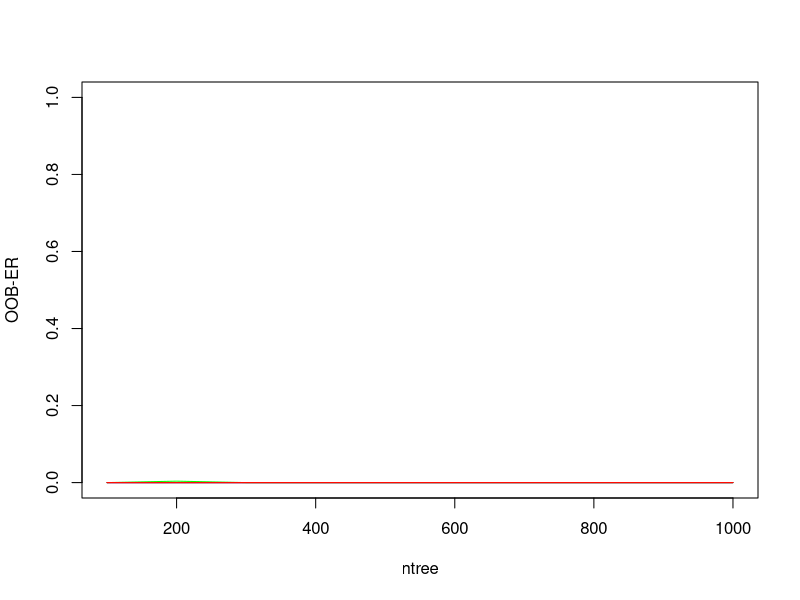
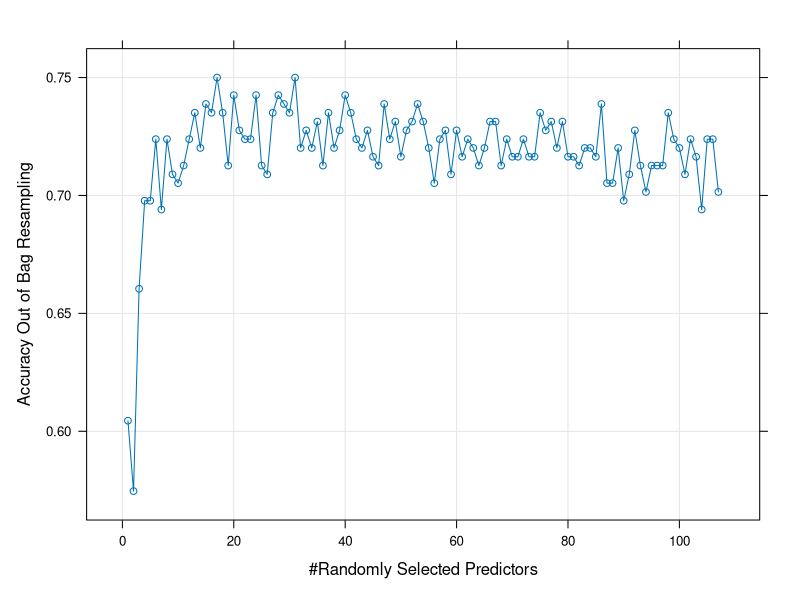
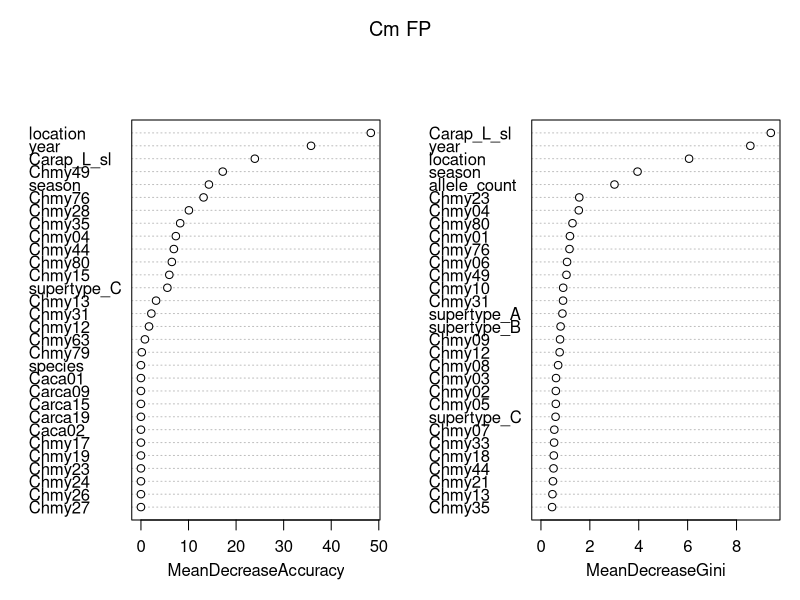
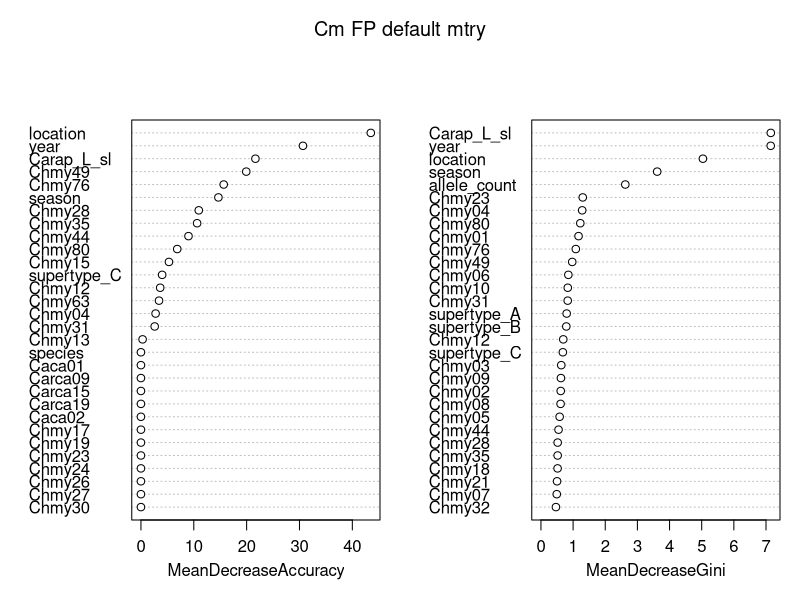

Write R code to recreate these figures, in order.
## Classification random forest for FP occurence in C. mydas

library(randomForest)
library(caret)
library(dplyr)

# read in data

data_full <- read.csv("classI_juveniles_morpho_FP_v3.csv") # this includes C. mydas and C. caretta records

data_full <- data_full %>% filter(!is.na(Carap_L_sl)) # remove any record without straight carapace length (SCL) measurement (just 1)

# variables: sample ID, location, spp, year, FP, paps_regressed, season, allele count, all alleles, supertypes A, B, C, and SCL ("Carap_L_sl" from database download)
data_full <- data_full[c(1, 6, 7, 11, 14, 16, 19:139, 142)] 
colnames(data_full)

data_full <- data_full %>% mutate(location = tolower(location))

# Convert sample ID to character
data_full$sample_ID = as.character(data_full$sample_ID)

# Convert location, species, FP, paps_regressed, season, and all alleles, all supertypes to factors
col_names <- names(data_full)
col_names

data_full[col_names[2:3]] <- lapply(data_full[col_names[2:3]], factor) # location and species

data_full[col_names[5:7]] <- lapply(data_full[col_names[5:7]], factor) # FP,paps_regressed, season

data_full[col_names[9:127]] <- lapply(data_full[col_names[9:127]], factor) # alleles and supertypes


# Convert allele count, SCL, to numeric
data_full$allele_count <- as.numeric(data_full$allele_count)
data_full$Carap_L_sl <- as.numeric(data_full$Carap_L_sl)

sapply(data_full, class)
sapply(data_full, levels)

## Subset to just FP with just C. mydas.

data <- data_full %>% filter(species == "Chelonia mydas") # keep just the Cm; 268 individuals

# as a result of filtering to just Cm individuals, the following alleles are no longer relevant (they were found just in Cc) and can be removed

data <- subset(data, select = -c(Carca32, Carca14, Carca11, Carca16, Carca17, Carca27, Carca13, Carca56, Caca03, Carca28, Carca109, Caca04, Caca05, Carca25, Caca06, Caca07, Caca08, Carca81))

# remove paps_smooth_regressed variable, which is part of a separate model ("RandomForest_TumorRegression.R").
data <- data[,-6]

colnames(data)


# Check for imbalance in response variable (FP)
length(which(data$FP==0)) #162 Cm without FP
length(which(data$FP==1)) #106 Cm with FP, for ~39.55% FP. This is unbalanced enough that we need to account for it by over-sampling the under-represented class (FP positive) and under-sampling the over-represented class (FP negative). Set the sampsize parameter to 2/3 of the under-represented class, and use that sample size in conjunction with the strata option when building the random trees and when training.

# there are 106 FP positive individuals; 106*(2/3) = 70.7 = 71 individuals, so we'll sample 71 FP positive individuals and 71 FP negative individuals for the training data set so that the resutling tree forest is not biased.

sample_size <- c(71,71) # will use subsequently with strata.

# Random Forest analysis

# Optimize mtry parameter. Default for RF classification is sqrt(p) where p is the number of variables in the dataframe.
# let's also run mtry values of sqrt(p), 2*sqrt(p), 0.1(p), 0.2(p), p/3, in addition to p, where p is the number of variables.
# Run each mtry at ntree= 100 to 1000 (by increments of 100), looking for plateau where the out of bag error rate (OOB-ER) is minimized while also maximizing the RF algorithm. The mtry value that minimizes the OOB-ER will be chosen for subsequent analyses.

# We are using 107 variables to explain FP occurence (this excludes the first column, which is sample ID, and FP occurence which is the response)

results_optimization <- matrix(data=NA , nrow = 0, ncol = 3) # create matrix that the following loop will dump info into
for (i in seq(from = 100, to = 1000 , by = 100)){  # values of ntree
  print(i)
  for (j in c(10.3, 20.7, 10.7, 21.4, 35.7, 107)){    #values of mtry based on 107 total predictors
    rf_ij <- randomForest(x = data[,2:109], y = as.factor(data$FP), importance=TRUE ,proximity=TRUE, ntree=i, mtry=j, strata=as.factor(data$FP), sampsize=sample_size)
    results_optimization <- rbind(results_optimization, c(i,j,tail(rf_ij$err.rate,1)[1]))
  }
}

# Clean up the file format
results_optimization<-as.data.frame(results_optimization)
colnames(results_optimization)<-c("ntree", "mtry","OOB_ER")

# Now plot results to see if there's a plateau
plot(results_optimization$ntree[results_optimization$mtry == 10.3],results_optimization$OOB_ER[results_optimization$mtry == 10.3], type="l", col="black", xlab="ntree",ylab="OOB-ER",ylim=c(0,1))
lines(results_optimization$ntree[results_optimization$mtry == 20.7],results_optimization$OOB_ER[results_optimization$mtry == 20.7], col="blue")
lines(results_optimization$ntree[results_optimization$mtry == 10.7],results_optimization$OOB_ER[results_optimization$mtry == 10.7], col="green")
lines(results_optimization$ntree[results_optimization$mtry == 21.4],results_optimization$OOB_ER[results_optimization$mtry == 21.4], col="purple")
lines(results_optimization$ntree[results_optimization$mtry == 35.7],results_optimization$OOB_ER[results_optimization$mtry == 35.7], col="orange")
lines(results_optimization$ntree[results_optimization$mtry == 107],results_optimization$OOB_ER[results_optimization$mtry == 107], col="red")

# all mtry parameters seem to behave similarly with no discernable plateau, so it may be best to explore further or use defaults, i.e., sqrt(p)

# Create model with default paramters as a baseline with grid search, method = "oob"
control <- trainControl(method="oob", number=10, search = "grid")
seed <- 7
metric <- "Accuracy"
set.seed(seed)
mtry <- sqrt(107) # square root of total number of variables; this is the default mtry
tunegrid <- expand.grid(.mtry=mtry)
rf_default <- train(FP~., data=data[,2:109], method="rf", metric=metric, tuneGrid=tunegrid, trControl=control)
print(rf_default) # mtry = 10.34 at 72.0% accuracy.

# now let's fine tune
## Grid search, where method = "oob"
control <- trainControl(method="oob", number=10, search="grid")
set.seed(seed)
tunegrid <- expand.grid(.mtry=c(1:107)) # doing full 107 mtry
rf_gridsearch <- train(FP~., data=data[,2:109], method="rf", metric=metric, tuneGrid=tunegrid, trControl=control)
print(rf_gridsearch)
plot(rf_gridsearch) # most accurate: mtry 17 at 75.0%

# Now begin the full Random Forest analyses: going to use mtry = 10.34 (default), and mtry = 17 which was given from grid search tuning.

# run a large number of trees with the above mtry values, in order to know what value of ntree achieves convergence of importance values between forests.
# As a starting point, grow 10,000 trees and increase if necessary.

# forests with default mtry:

rf_default_a <- randomForest(x = data[,2:109], y = as.factor(data$FP), importance=TRUE ,proximity=TRUE, ntree=10000, strata=as.factor(data$FP), sampsize=sample_size)
#save(rf_default_a,file="rf_default_a.Rdata")

rf_default_b <- randomForest(x = data[,2:109], y = as.factor(data$FP), importance=TRUE ,proximity=TRUE, ntree=10000, strata=as.factor(data$FP), sampsize=sample_size)
#save(rf_default_b,file="rf_default_b.Rdata")

#Check correlation of predictor importance values between forests 
importance_rf_default_a <- data.frame(importance(rf_default_a,type=1)) #type=1 is mean decrease in accuracy for classification, so a large, positive value means that permuting the variable led to a big decrease in prediction accuracy (which is indicative of an important predictor)
colnames(importance_rf_default_a)<-c("importance")

importance_rf_default_b <- data.frame(importance(rf_default_b,type=1))
colnames(importance_rf_default_b)<-c("importance")

cor(importance_rf_default_a,importance_rf_default_b) # A correlation of 0.9988924 for predictor importance values between forests when mtry = 10.34 and ntree = 10,000

# forest with mtry = 17

rf_17_a <- randomForest(x = data[,2:109], y = as.factor(data$FP), importance=TRUE ,proximity=TRUE, mtry=17, ntree=10000, strata=as.factor(data$FP), sampsize=sample_size)
#save(rf_17_a,file="rf_17_a.Rdata")

rf_17_b <- randomForest(x = data[,2:109], y = as.factor(data$FP), importance=TRUE ,proximity=TRUE, mtry=17, ntree=10000, strata=as.factor(data$FP), sampsize=sample_size)
#save(rf_17_b,file="rf_17_b.Rdata")

#Check correlation of locus importance values between forests 
importance_rf_17_a <- data.frame(importance(rf_17_a,type=1)) #type=1 is mean decrease in accuracy for classification, so a large, positive value means that permuting the variable led to a big decrease in prediction accuracy (which is indicative of an important locus)
colnames(importance_rf_17_a)<-c("importance")

importance_rf_17_b <- data.frame(importance(rf_17_b,type=1))
colnames(importance_rf_17_b)<-c("importance")

cor(importance_rf_17_a,importance_rf_17_b) # A correlation of 0.9991887 for predictor importance values between forests when mtry = 17 and ntree = 10,000

# Build final model with mtry = 17, ntree = 10,000, as mtry = 17 had higher importance value correlation

# Separate into training and test data (70% and 30%, respectively)
set.seed(3)
train = sample(1:nrow(data), 0.7*nrow(data))
data.test = data[train,]
data.train = data[-train,]

# Create random forest model using training data set
# Make sure to exclude the sample ID column (data.train[,-1])
set.seed(3)
data.model = randomForest(FP ~ .,
                          data = data.train[,-1],
                          importance=TRUE,
                          proximity=TRUE,
                          mtry=17, # based on tuning done above
                          ntree=10000, # based on tuning for ntree above
                          strata=as.factor(data$FP), sampsize=sample_size) # take into account imbalance in FP postiives vs FP negatives
data.model # OOB-ER = 37.04%

# Use the model built above to make predictions on the test data
data.predict = predict(data.model,newdata = data.test[,-1])

# Build a confusion matrix and calculate accuracy of predicted model
table(Prediction = data.predict,Truth = data.test$FP)
sum(diag(table(Prediction = data.predict,Truth = data.test$FP))) / sum(table(Prediction = data.predict,Truth = data.test$FP)) # Accuracy of model with all variables: #70.05%

# Importance Sampling
importance(data.model)
varImpPlot(data.model, main = "Cm FP")



# Let's also build a model based on the default mtry, since it also did decently in the tuning.

# Separate into training and test data (70% and 30%, respectively)
set.seed(3)
train = sample(1:nrow(data), 0.7*nrow(data))
data.test = data[train,]
data.train = data[-train,]

# Create random forest model using training data set
# Make sure to exclude the sample ID column (data.train[,-1])
set.seed(3)
data.model_10 <- randomForest(FP ~ .,
                              data = data.train[,-1],
                              importance=TRUE,
                              proximity=TRUE,
                              ntree=10000, # based on tuning for ntree above
                              strata=as.factor(data$FP), sampsize=sample_size) # take into account imbalance in FP postiives vs FP negatives
data.model_10 # OOB-ER = 35.8%

# Use the model built above to make predictions on the test data
data.predict_10 = predict(data.model_10, newdata = data.test[,-1])

# Build a confusion matrix and calculate accuracy of predicted model
table(Prediction = data.predict_10, Truth = data.test$FP)
sum(diag(table(Prediction = data.predict_10,Truth = data.test$FP))) / sum(table(Prediction = data.predict_10,Truth = data.test$FP)) # Accuracy of model with all variables: #67.914%
# accuracy and OOB-ER are comparable

# Importance Sampling
importance(data.model_10)
varImpPlot(data.model_10, main = "Cm FP default mtry")
